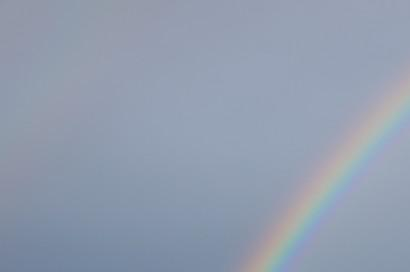
#> input picture image_client/0.jpg, 410 x 272 px
$ python imager.py 0.jpg   (Python 2 division)
#> lines starting #> are read from the running program, lines starting #| are printed output that depends on the picture; long printed decimals are rounded
### image_client/mutual_infor.py
#!/usr/bin/python
#coding=utf-8

'''
    @brief: This file is used to caculate image mutual infomation. As we don't know it exactly that
    wether MI can represent the similarity of images, so we need try to use serious way to gather
    enought data to get the best way.
    @author: glstr

'''
import logging
import math
import numpy

class MIBase:
    '''
        @note: Base class for computing MI
    '''
    def __init__(self):
        return

    def compute_entropy(self, gray_data):
        # static each pix number
        static_data = self._static_gray_data(gray_data)

        entropy = 0.0
        sum_num = len(static_data)
        data_num = len(gray_data)

        for i in range(sum_num):
            temp = 0.0
            if(static_data[i] == 0):
                temp = 0.0
            else:
                logging.info("[sum_num:%d]", data_num)
                temp_x = math.log(static_data[i]/float(data_num))
                temp_y = -static_data[i]/float(data_num)
                temp = temp_y * temp_x

                logging.info("[temp:%f, temp_x:%f, temp_y:%f]", temp, temp_x, temp_y)
            entropy = entropy + temp

        return entropy

    # [36 lines left out: functions compute_join_entropy, compute_mi, not called in this run]

    def _static_gray_data(self, gray_data):
        static_data = [0] * 256

        for element in gray_data:
            static_data[element] = static_data[element] + 1
        return static_data


# [2 lines that do not run on import are left out]

### image_client/imager.py
#!/usr/bin/python
#coding=utf-8

import json
import os
import sys

from PIL import Image
from pprint import pprint

import mutual_infor as mi

'''
    note: Imager
'''


class Imager:
    def __init__(self, path):
        self.path = path
        self.entropy= 0.0
        self.width = 0
        self.length = 0

    def display(self):
        data = {}
        data["path"] = self.path
        data["entropy"] = self.entropy
        data["width"] = self.width
        data["height"] = self.height
        res = json.dumps(data)
        return res

    def process(self):
        try:
            im = Image.open(self.path).convert("L")
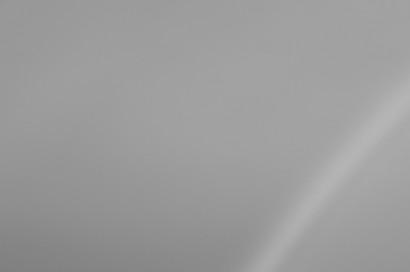
#> im: PIL image 410x272 L; min 127, max 182, mean 155.9
        except IOError as e:
            print e

        self.width = im.width
#> self.width = 410
        self.height = im.height
#> self.height = 272
        #get entropy
        self.data = im.getdata()
        mi_base = mi.MIBase()
        self.entropy = mi_base.compute_entropy(self.data)
#> self.entropy = 3.42
        im.close()

    def get_graydata(self):
        try:
            im = Image.open(self.path).convert("L")
        except IOError as e:
            print e
            return
        else:
            data = im.getdata()
            im.close()
            return data


if __name__ == '__main__':
    if len(sys.argv) == 2:
        image = Imager(sys.argv[1])
        image.process()
        data = image.display()
        print data
#| {"path": "0.jpg", "entropy": 3.420, "width": 410, "height": 272}
    else:
        print "param error"

$ run again, on image_client/2.jpg
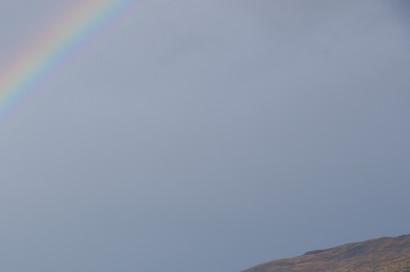
#> input picture image_client/2.jpg, 410 x 272 px
#> in process, `im = Image.open(self.path).convert("L")`:
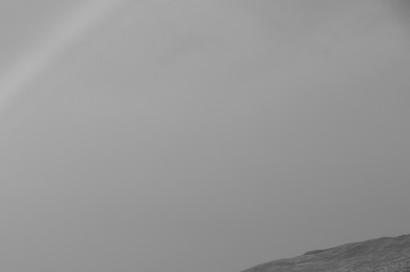
#> im: PIL image 410x272 L; min 75, max 181, mean 151.5
#> self.entropy = 3.84
#| {"path": "2.jpg", "entropy": 3.836, "width": 410, "height": 272}

$ run again, on image_client/3.jpg
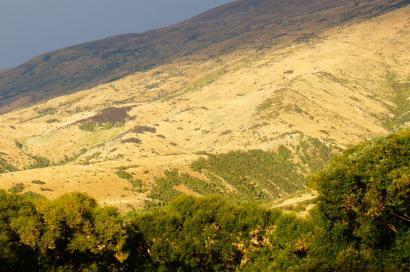
#> input picture image_client/3.jpg, 410 x 272 px
#> in process, `im = Image.open(self.path).convert("L")`:
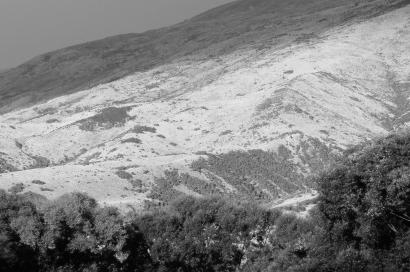
#> im: PIL image 410x272 L; min 0, max 247, mean 131.8
#> self.entropy = 5.3
#| {"path": "3.jpg", "entropy": 5.298, "width": 410, "height": 272}

$ run again, on image_client/img.jpg
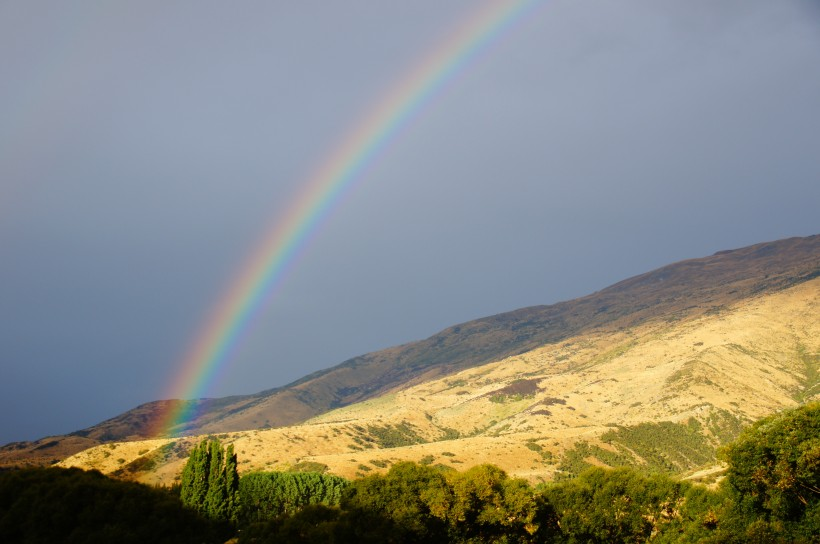
#> input picture image_client/img.jpg, 820 x 544 px
#> in process, `im = Image.open(self.path).convert("L")`:
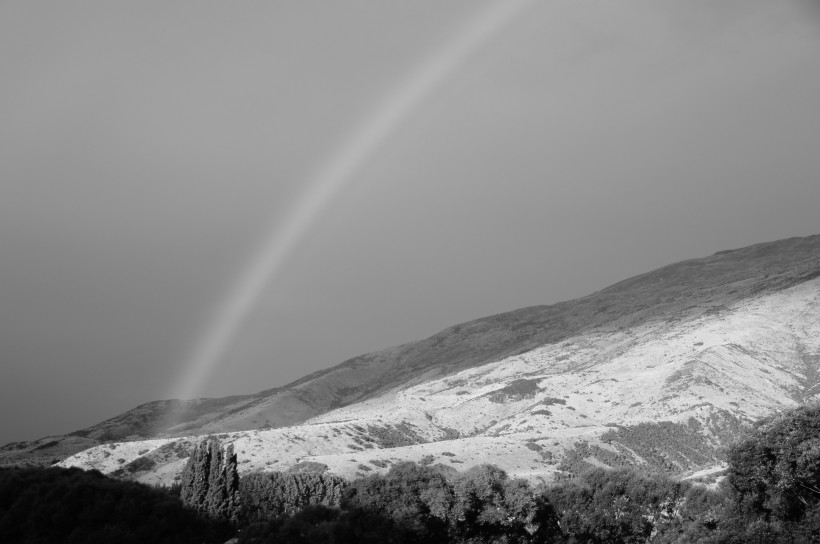
#> im: PIL image 820x544 L; min 0, max 239, mean 136.1
#> self.entropy = 4.85
#| {"path": "img.jpg", "entropy": 4.854, "width": 820, "height": 544}
